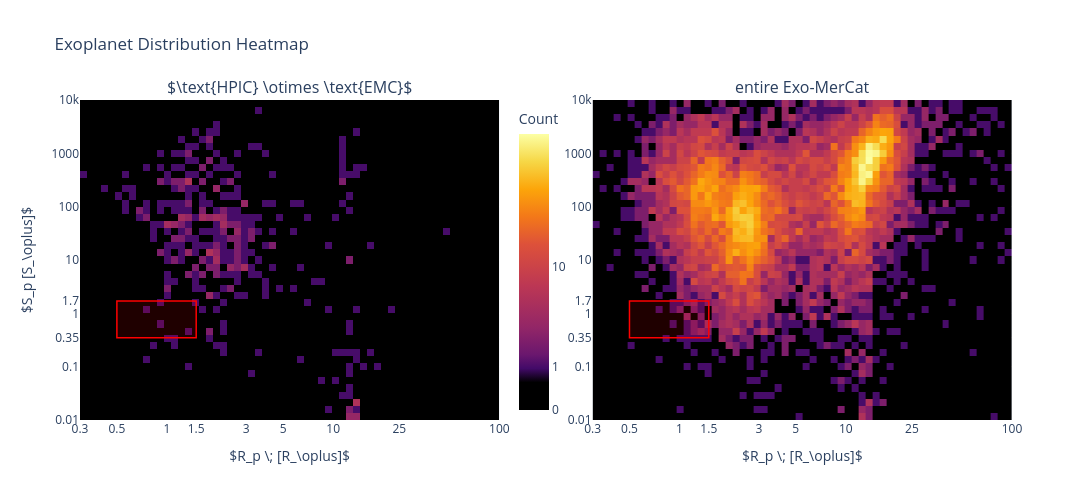

Write notebook code for a chart like this one.
### Code cell
def _log_heatmap(x_raw, y_raw, log_x_edges, log_y_edges, **kwargs):
    """2D histogram binned in log-space with explicit edges and log color scale, returned as a Heatmap trace."""
    mask = (x_raw > 0) & (y_raw > 0)
    x, y = x_raw[mask], y_raw[mask]
    counts, _, _ = np.histogram2d(np.log10(x), np.log10(y), bins=[log_x_edges, log_y_edges])
    x_centers = 10 ** ((log_x_edges[:-1] + log_x_edges[1:]) / 2)
    y_centers = 10 ** ((log_y_edges[:-1] + log_y_edges[1:]) / 2)
    z_log = np.log10(counts.T + 1)
    return go.Heatmap(x=x_centers, y=y_centers, z=z_log, **kwargs)


def double_hist_heatmap(catalog1: Table, catalog2: Table, catalog1_name: str, catalog2_name: str, **kwargs):
    # Compute shared bin edges from the union of both datasets
    n_bins_x = 60
    n_bins_y = 45
    log_x_edges = np.linspace(np.log10(0.3), np.log10(100), n_bins_x + 1)
    log_y_edges = np.linspace(np.log10(0.01), np.log10(10000), n_bins_y + 1)

    cat1_mask = catalog1['r_earth'].mask | catalog1['pl_insol'].mask
    cat2_mask = catalog2['r_earth'].mask | catalog2['pl_insol'].mask



    # Create subplots
    fig = make_subplots(
        rows=1, cols=2,
        subplot_titles=(catalog1_name, catalog2_name),
        specs=[[{}, {}]]
    )

    fig.add_trace(_log_heatmap(
            catalog1['r_earth'][~cat1_mask],
            catalog1['pl_insol'][~cat1_mask],
            log_x_edges,
            log_y_edges,
            showscale=True,
            colorscale='Blackbody',
            coloraxis='coloraxis',
            hovertemplate="r: %{x:.2f}<br>F: %{y:.2f}<br>log₁₀(Count): %{z:.2f}<extra></extra>",
            name='HPIC crossmatched with Exo-MerCat'
        ), row=1, col=1
    )

    fig.add_trace(_log_heatmap(
            catalog2['r_earth'][~cat2_mask],
            catalog2['pl_insol'][~cat2_mask],
            log_x_edges,
            log_y_edges,
            colorscale='Blackbody',
            showscale=False,
            coloraxis='coloraxis',
            hovertemplate="r: %{x:.2f}<br>F: %{y:.2f}<br>log₁₀(Count): %{z:.2f}<extra></extra>",
            name='Exo-MerCat'
        ), row=1, col=2
    )

    # Add habitable zone rectangles
    for col in [1, 2]:
        fig.add_shape(
            type="rect",
            x0=0.5, x1=1.5,
            y0=HZ_OUTER, y1=HZ_INNER,
            line=dict(color="red", width=1.5),
            fillcolor="rgba(255, 0, 0, 0.12)",
            xref=f"x{col}", yref=f"y{col}",
            row=1, col=col
        )

    # Update axes for both subplots with linked zoom
    for i in [1, 2]:
        fig.update_xaxes(
            type="log", title_text=r"$R_p \; [R_\oplus]$", matches='x', row=1, col=i,
            tickvals=[0.1, 0.3, 0.5, 1, 1.5, 3, 5, 10, 25, 100],
            # ticktext=['0.1', '0.3', '1', '3', '10', '25'],
        )
        fig.update_yaxes(
            type="log", title_text=r"$S_p [S_\oplus]$" if i == 1 else "", matches='y', row=1, col=i,
            tickvals=[0.01, 0.1, HZ_INNER, 1, HZ_OUTER, 10, 100, 1000, 10000],
            # ticktext=['0.01', '0.1', '1', '10', '100', '1000', '10000'],
        )

    fig.update_layout(
        hovermode='closest',
        coloraxis=dict(
            # overriding 'Inferno' to better suit my preferences
            colorscale=[
                [0.0, "#000000"],
                [0.1, "#000000"],
                [0.15, "#420a68"],
                [0.2, "#6a176e"],
                [0.3, "#932667"],
                [0.45, "#bc3754"],
                [0.6, "#dd513a"],
                [0.7, "#f37819"],
                [0.8, "#fca50a"],
                [0.9, "#f6d746"],
                [1.0, "#fcffa4"],
            ],
            colorbar=dict(
                title="Count",
                x=0.46,
                tickvals=[0, 0.3, np.log10(10), np.log10(100), np.log10(1000)],
                ticktext=['0', '1', '10', '100', '1000']
            )
        ),
        **kwargs
    )

    fig.show()

double_hist_heatmap(e_cm_emc, e_emc, catalog1_name=r"$\text{HPIC} \otimes \text{EMC}$", catalog2_name="entire Exo-MerCat", width=1200, height=500, title="Exoplanet Distribution Heatmap")

### Figure 1 — Plotly figure (JSON) as saved in the notebook; plotly's stock layout.template omitted (floating-point values rounded to 4 significant figures; data arrays with more than 128 entries replaced by an {"elided": "..."} marker saying what was removed)
{"data": [{"coloraxis": "coloraxis", "colorscale": [[0, "rgb(0,0,0)"], [0.25, "rgb(230,0,0)"], [0.5, "rgb(230,210,0)"], [0.75, "rgb(255,255,255)"], [1, "rgb(160,200,255)"]], "hovertemplate": "r: %{x:.2f}<br>F: %{y:.2f}<br>log₁₀(Count): %{z:.2f}<extra></extra>", "name": "HPIC crossmatched with Exo-MerCat", "showscale": true, "type": "heatmap", "x": [0.3149, 0.3469, 0.3822, 0.421, 0.4638, 0.511, 0.5629, 0.6201, 0.6832, 0.7526, 0.8291, 0.9134, 1.006, 1.109, 1.221, 1.345, 1.482, 1.633, 1.799, 1.982, 2.183, 2.405, 2.65, 2.919, 3.216, 3.543, 3.903, 4.3, 4.737, 5.218, 5.749, 6.333, 6.977, 7.686, 8.468, 9.329, 10.28, 11.32, 12.47, 13.74, 15.14, 16.68, 18.37, 20.24, 22.3, 24.56, 27.06, 29.81, 32.84, 36.18, 39.86, 43.91, 48.38, 53.3, 58.71, 64.68, 71.26, 78.5, 86.48, 95.27], "xaxis": "x", "y": [0.01166, 0.01585, 0.02154, 0.02929, 0.03981, 0.05412, 0.07356, 0.1, 0.1359, 0.1848, 0.2512, 0.3415, 0.4642, 0.631, 0.8577, 1.166, 1.585, 2.154, 2.929, 3.981, 5.412, 7.356, 10.0, 13.59, 18.48, 25.12, 34.15, 46.42, 63.1, 85.77, 116.6, 158.5, 215.4, 292.9, 398.1, 541.2, 735.6, 1000.0, 1359.0, 1848.0, 2512.0, 3415.0, 4642.0, 6310.0, 8577.0], "yaxis": "y", "z": {"elided": "45x60 float values"}}, {"coloraxis": "coloraxis", "colorscale": [[0, "rgb(0,0,0)"], [0.25, "rgb(230,0,0)"], [0.5, "rgb(230,210,0)"], [0.75, "rgb(255,255,255)"], [1, "rgb(160,200,255)"]], "hovertemplate": "r: %{x:.2f}<br>F: %{y:.2f}<br>log₁₀(Count): %{z:.2f}<extra></extra>", "name": "Exo-MerCat", "showscale": false, "type": "heatmap", "x": [0.3149, 0.3469, 0.3822, 0.421, 0.4638, 0.511, 0.5629, 0.6201, 0.6832, 0.7526, 0.8291, 0.9134, 1.006, 1.109, 1.221, 1.345, 1.482, 1.633, 1.799, 1.982, 2.183, 2.405, 2.65, 2.919, 3.216, 3.543, 3.903, 4.3, 4.737, 5.218, 5.749, 6.333, 6.977, 7.686, 8.468, 9.329, 10.28, 11.32, 12.47, 13.74, 15.14, 16.68, 18.37, 20.24, 22.3, 24.56, 27.06, 29.81, 32.84, 36.18, 39.86, 43.91, 48.38, 53.3, 58.71, 64.68, 71.26, 78.5, 86.48, 95.27], "xaxis": "x2", "y": [0.01166, 0.01585, 0.02154, 0.02929, 0.03981, 0.05412, 0.07356, 0.1, 0.1359, 0.1848, 0.2512, 0.3415, 0.4642, 0.631, 0.8577, 1.166, 1.585, 2.154, 2.929, 3.981, 5.412, 7.356, 10.0, 13.59, 18.48, 25.12, 34.15, 46.42, 63.1, 85.77, 116.6, 158.5, 215.4, 292.9, 398.1, 541.2, 735.6, 1000.0, 1359.0, 1848.0, 2512.0, 3415.0, 4642.0, 6310.0, 8577.0], "yaxis": "y2", "z": {"elided": "45x60 float values"}}], "layout": {"annotations": [{"font": {"size": 16}, "showarrow": false, "text": "$\\text{HPIC} \\otimes \\text{EMC}$", "x": 0.225, "xanchor": "center", "xref": "paper", "y": 1, "yanchor": "bottom", "yref": "paper"}, {"font": {"size": 16}, "showarrow": false, "text": "entire Exo-MerCat", "x": 0.775, "xanchor": "center", "xref": "paper", "y": 1, "yanchor": "bottom", "yref": "paper"}], "coloraxis": {"colorbar": {"ticktext": ["0", "1", "10", "100", "1000"], "tickvals": [0, 0.3, 1, 2, 3], "title": {"text": "Count"}, "x": 0.46}, "colorscale": [[0, "#000000"], [0.1, "#000000"], [0.15, "#420a68"], [0.2, "#6a176e"], [0.3, "#932667"], [0.45, "#bc3754"], [0.6, "#dd513a"], [0.7, "#f37819"], [0.8, "#fca50a"], [0.9, "#f6d746"], [1, "#fcffa4"]]}, "height": 500, "hovermode": "closest", "shapes": [{"fillcolor": "rgba(255, 0, 0, 0.12)", "line": {"color": "red", "width": 1.5}, "type": "rect", "x0": 0.5, "x1": 1.5, "xref": "x", "y0": 0.35, "y1": 1.7, "yref": "y"}, {"fillcolor": "rgba(255, 0, 0, 0.12)", "line": {"color": "red", "width": 1.5}, "type": "rect", "x0": 0.5, "x1": 1.5, "xref": "x2", "y0": 0.35, "y1": 1.7, "yref": "y2"}], "title": {"text": "Exoplanet Distribution Heatmap"}, "width": 1200, "xaxis": {"anchor": "y", "domain": [0, 0.45], "matches": "x", "tickvals": [0.1, 0.3, 0.5, 1, 1.5, 3, 5, 10, 25, 100], "title": {"text": "$R_p \\; [R_\\oplus]$"}, "type": "log"}, "xaxis2": {"anchor": "y2", "domain": [0.55, 1], "matches": "x", "tickvals": [0.1, 0.3, 0.5, 1, 1.5, 3, 5, 10, 25, 100], "title": {"text": "$R_p \\; [R_\\oplus]$"}, "type": "log"}, "yaxis": {"anchor": "x", "domain": [0, 1], "matches": "y", "tickvals": [0.01, 0.1, 1.7, 1, 0.35, 10, 100, 1000, 10000], "title": {"text": "$S_p [S_\\oplus]$"}, "type": "log"}, "yaxis2": {"anchor": "x2", "domain": [0, 1], "matches": "y", "tickvals": [0.01, 0.1, 1.7, 1, 0.35, 10, 100, 1000, 10000], "title": {"text": ""}, "type": "log"}}}
